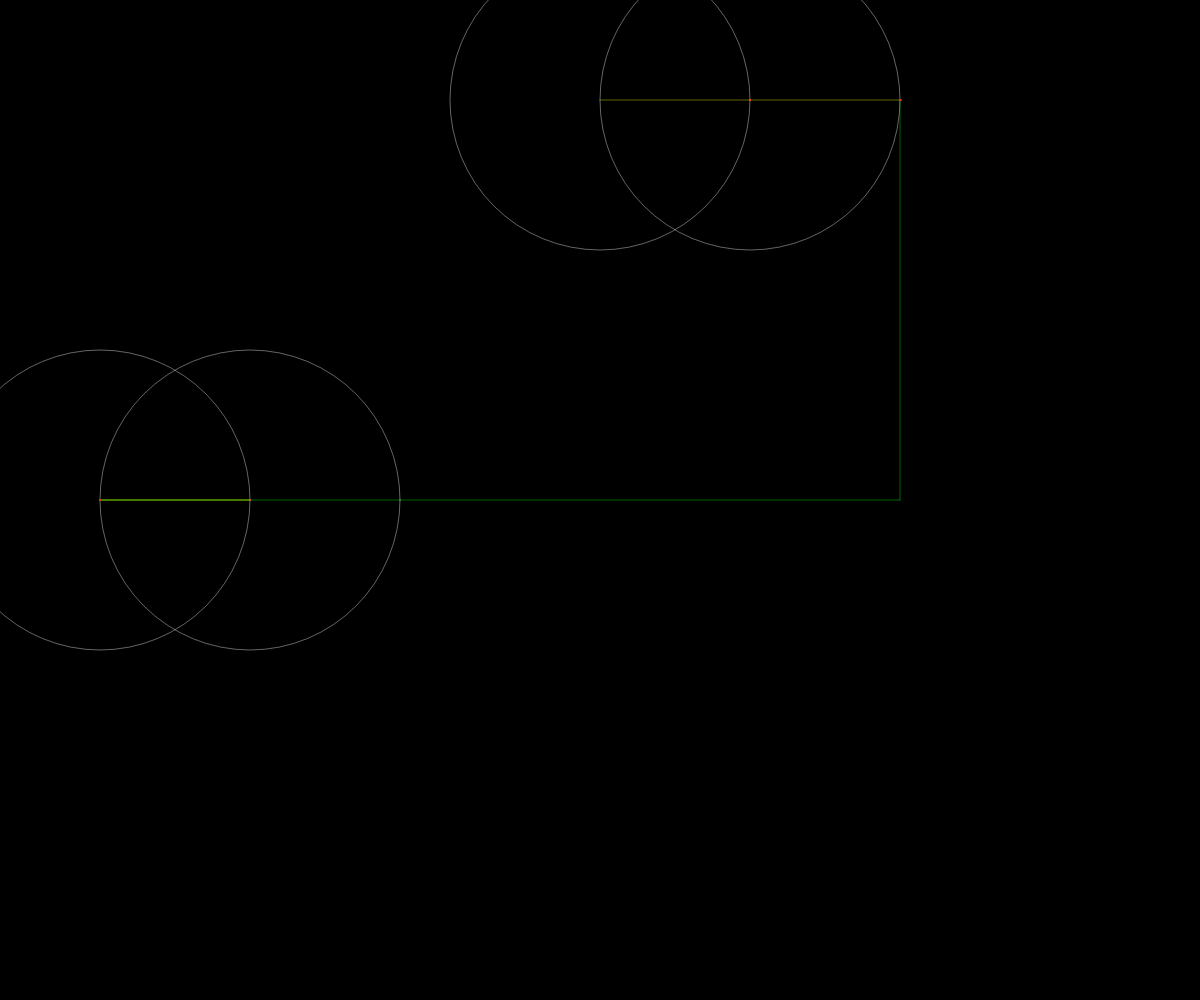
Frame 1 (no input)
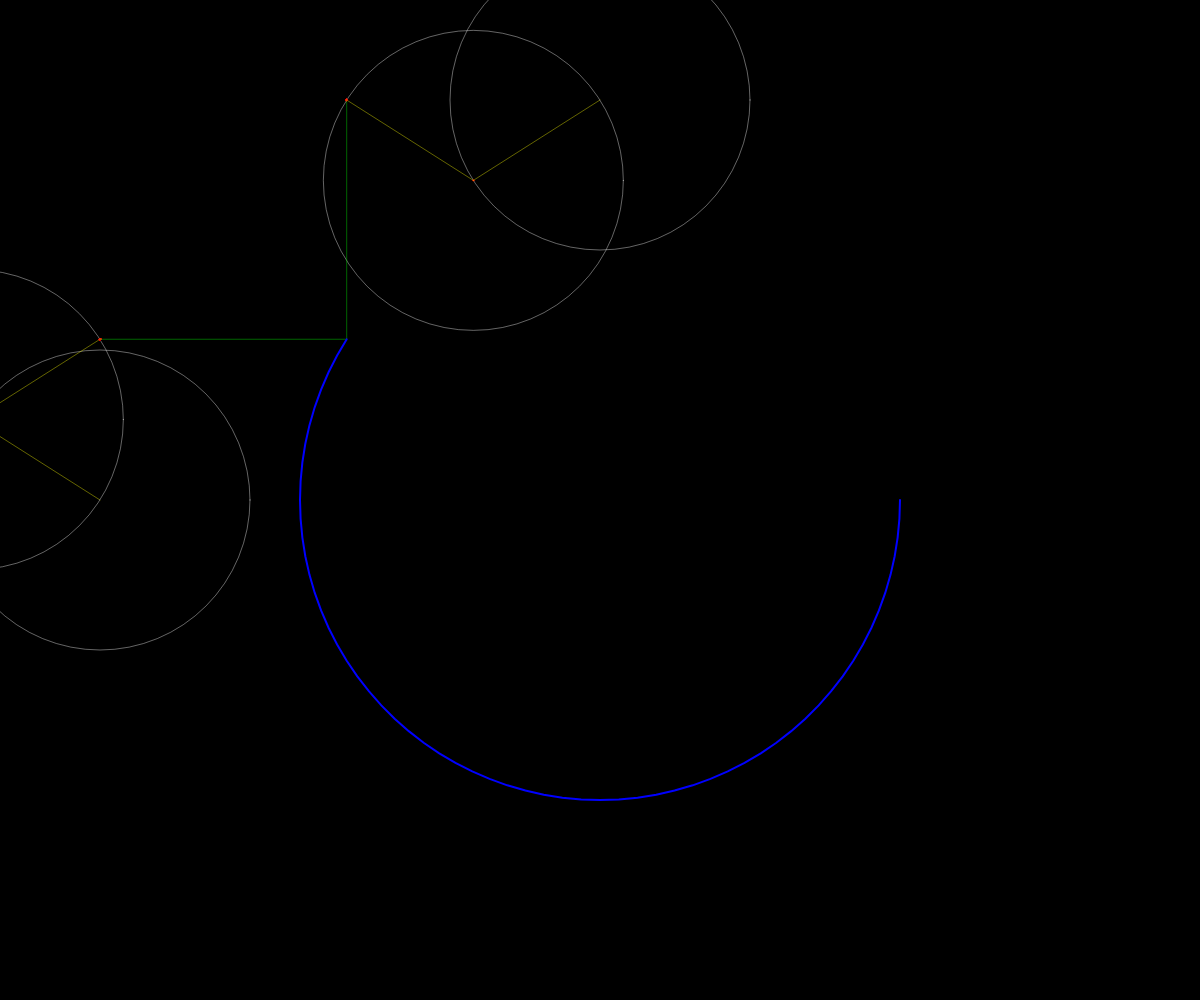
Frame 60 (no input)
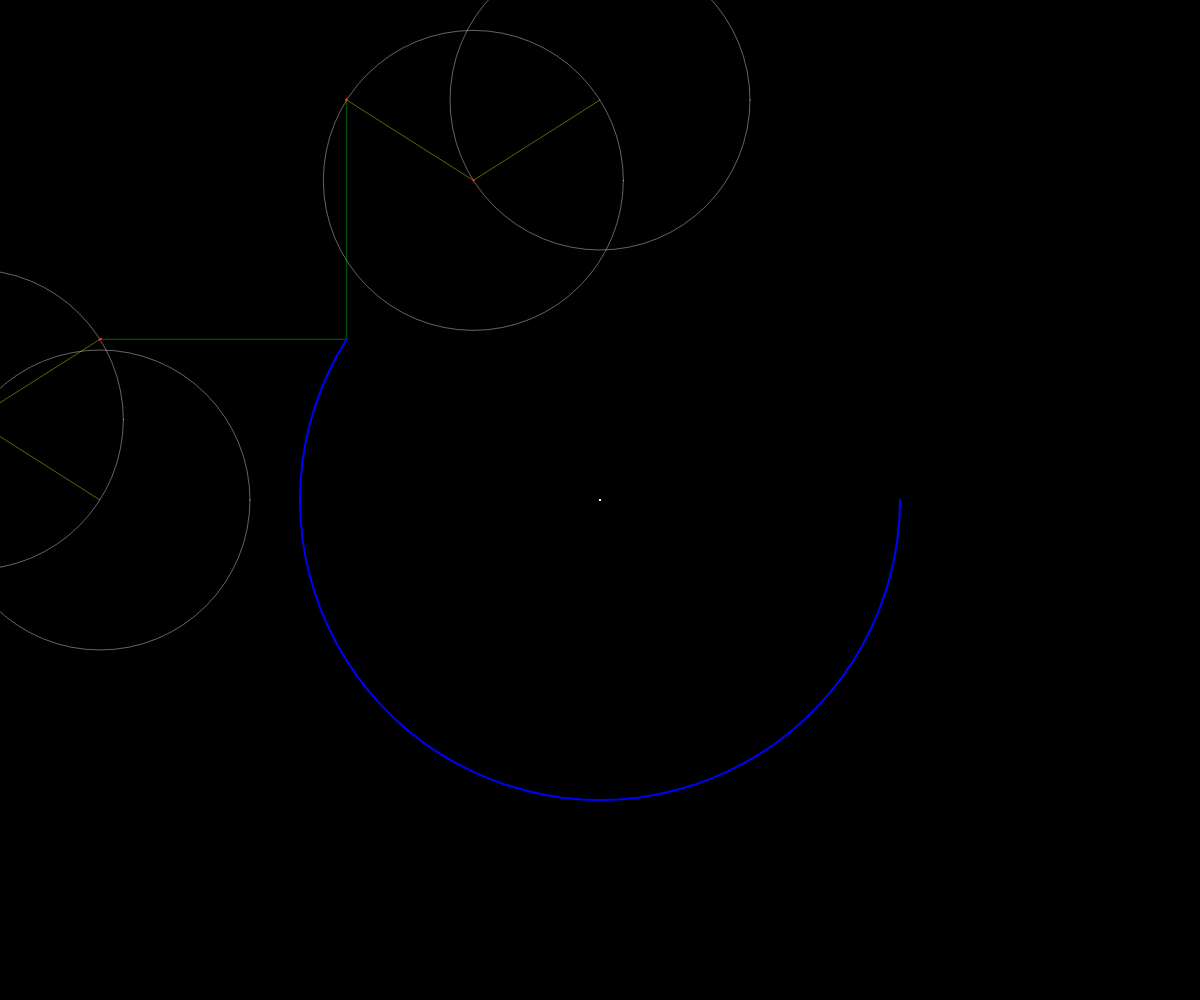
Frame 120 (the mouse pressed at the canvas centre since frame 60)

The p5.js sketch that drew these frames (run headless with seeded random() and noise() and a simulated clock; from frame 60 on, the mouse is pressed at the canvas centre):

// p5.js sketch
// ── sketch.js
//FOURIER unblend the smoothi
//---------------------------------------------------
let time=0;
let dt=0.01;
let skip=1;
let scl;
//---------------------
let wd,ht;
//-------------------
 //drawing=[{x:1 , y:2},{x:3 , y:4} ..etc] //jsonfile maybe?  :)
let userdrawing=[];
//-------------------
let mode=1;
const FOURIER=2;
const USER= 0;
const AUTO=1
//---------------------------
let ctr=100; 
//let ctr=drawing.length 
//-----------------------------------
let y=[];
let x=[];
//=----------------------------------------

function setup() {
  createCanvas(windowWidth,windowHeight);
  wd=innerWidth/2;
  ht=innerHeight/2;
  ampCnst=4.0/PI;
  dt=TWO_PI/ctr; // complete rotation of base gear gives the whole drawing 
  //---------------------------------------
  noFill();
  stroke(255);
  //----------------------------------
  if (mode==AUTO){
    let angle=0;
            for (let i=0; i<ctr; i+=skip){
                y[i]= 300 *sin(angle);//*noise(angle);
                x[i]= 300 *cos(angle);//
               // x[i]=map(noise(angle+1000),0,1,-200,200);
                angle+=TWO_PI/ctr;
                //x[i]=drawing[i].x;
                //y[i]=drawing[i].y;
            }
        fourierX=dft(x);
        fourierY=dft(y);
        // to draw in order of amplitude not freq>>
        fourierX.sort((a,b)=>b.amp-a.amp);
        fourierY.sort((a,b)=>b.amp-a.amp);
    }
    background(0);
}


function draw() {
  noFill();
  if (mode==AUTO){
    background(0);
    if (time>TWO_PI){time=0;path=[];}
        let vx=epicycles(wd,100,fourierX,0)
        let vy=epicycles(100,ht,fourierY,HALF_PI);
        let v=createVector(vx.x,vy.y);
        path.unshift(v);
        strokeWeight(1);
        stroke(0,255,0,100);
        line(vx.x,vx.y,v.x,v.y);
        line(vy.x,vy.y,v.x,v.y);
        beginShape();
        noFill();
        strokeWeight(2);
        stroke(0,0,255,255);
        for (let i=0 ; i<path.length; i++){
            vertex(path[i].x,path[i].y);
        }
        endShape();
    //-------------------
    time+=dt;
  }
  else if (mode==USER){
     let pointt=createVector(mouseX-wd,mouseY-ht);
     userdrawing.push(pointt);
      strokeWeight(2);
      stroke(255,255);
      beginShape();
      for (let v of userdrawing){
         vertex(v.x+wd,v.y+ht);
      }
      endShape();
  }
    else if (mode==FOURIER){
        background(0);
        if (time>TWO_PI){time=0;path=[];}

            let vx=epicycles(wd,100,fourierX,0);
            let vy=epicycles(100,ht,fourierY,HALF_PI);
            let v=createVector(vx.x,vy.y);
            path.unshift(v);
            strokeWeight(1);
            stroke(0,255,0,100);
            line(vx.x,vx.y,v.x,v.y);
            line(vy.x,vy.y,v.x,v.y);
            noFill();
            strokeWeight(2);
            stroke(0,0,255,255);
            beginShape();
            for (let i=0 ; i<path.length; i++){
                vertex(path[i].x,path[i].y);
            }
            endShape();
        //-------------------
       time+=dt;
    }
}

// ── fourier.js
//Variables
let fourierX=[];
let fourierY=[];
//
let path=[];
//
let ampCnst;
//
//-----------------------------------------------------
// discrete fourier transform
function dft(xx){
    const fourier=[];
    const N = xx.length;
    for (let k=0; k<N; k++){//frquenc index
        let thetaCoeff=(TWO_PI*k)/N;
        let re=0;
        let im=0;
        for (let n=0; n<N; n++){
            let theta=n* thetaCoeff;
            re+=xx[n]*cos(theta);
            im-=xx[n]*sin(theta);
        }
    re=re/N;
    im=im/N;
    let freq=k;
    let amp=sqrt(re*re+im*im);
    let phase=atan2(im,re);
    fourier[k]={re,im,freq,amp,phase};
    }

    return fourier;

}
//----------------------------------------------------


function epicycles(x ,y, fourier,rotation){
    for (let i=0; i<ctr; i++){
        let prevx=x;
        let prevy=y;
        let freq=fourier[i].freq;
        let radius=fourier[i].amp;
        let phase=fourier[i].phase;
        x+=radius*cos(freq*time+phase+rotation);//rotation of axed=rotation
        y+=radius *sin(freq*time+phase+rotation);
        noFill();
        stroke(255,100);
        strokeWeight(1);
        circle(prevx,prevy,radius*2);
        stroke(1);
        stroke(255,0,0);
        fill(255,0,0,);
        circle(x,y,1.2); //circle child foot
        stroke(255,255,0,100);
        line(prevx,prevy,x,y);//follow circle child's foot
    }
    return createVector(x,y);
}

// ── user.js
function mousePressed(){
    mode=USER;
    fourierX=[];
    fourierY=[];
}



function mouseReleased(){

    for (let i=0; i<userdrawing.length; i++){
        x[i]=userdrawing[i].x;
        y[i]=-userdrawing[i].y;
        console.log(x,y);
     }
    fourierX=dft(x);
    fourierY=dft(y);
    ctr=userdrawing.length;
    dt=TWO_PI/ctr;
    path=[];
    userdrawing=[];
    x=[];
    y=[];
    mode=FOURIER;
}
